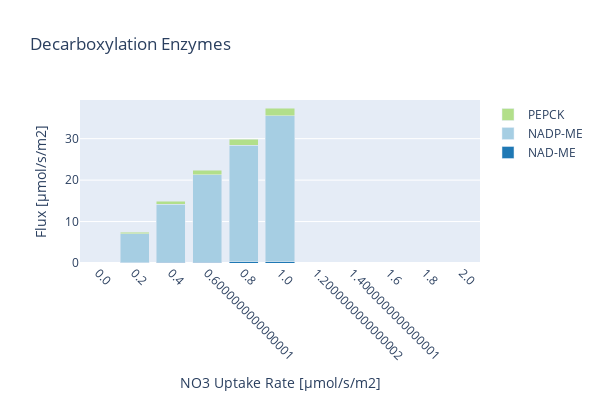

Source (notebook cell):
### Code cell
create_bar_plot_rxn(D_fba, D_exp,
                    {'[B]_MalDH4_h': 'NADP-ME', '[B]_MalDH2_m': 'NAD-ME', '[B]_PEPC1_c': 'PEPCK'},
                    'Decarboxylation Enzymes', xaxis_title,
                    c=True, stacked = True, save_fig=save_fig)

### Figure 1 — Plotly figure (JSON) as saved in the notebook; plotly's stock layout.template omitted (floating-point values rounded to 4 significant figures)
{"data": [{"marker": {"color": "rgb(31,120,180)"}, "name": "NAD-ME", "type": "bar", "x": ["0.0", "0.2", "0.4", "0.6000000000000001", "0.8", "1.0", "1.2000000000000002", "1.4000000000000001", "1.6", "1.8", "2.0"], "y": [0, 0.06103, 0.1221, 0.1831, 0.2441, 0.3052, 0, 0, 0, 0, 0]}, {"marker": {"color": "rgb(166,206,227)"}, "name": "NADP-ME", "type": "bar", "x": ["0.0", "0.2", "0.4", "0.6000000000000001", "0.8", "1.0", "1.2000000000000002", "1.4000000000000001", "1.6", "1.8", "2.0"], "y": [0, 6.953, 14.01, 21.06, 28.11, 35.17, 0, 0, 0, 0, 0]}, {"marker": {"color": "rgb(178,223,138)"}, "name": "PEPCK", "type": "bar", "x": ["0.0", "0.2", "0.4", "0.6000000000000001", "0.8", "1.0", "1.2000000000000002", "1.4000000000000001", "1.6", "1.8", "2.0"], "y": [0, 0.459, 0.8172, 1.175, 1.534, 1.892, 0, 0, 0, 0, 0]}], "layout": {"barmode": "stack", "height": 400, "margin": {"b": 100}, "title": {"text": "Decarboxylation Enzymes"}, "width": 600, "xaxis": {"tickangle": 45, "title": {"text": "NO3 Uptake Rate [µmol/s/m2]"}}, "yaxis": {"autorange": true, "title": {"text": "Flux [µmol/s/m2]"}}}}
